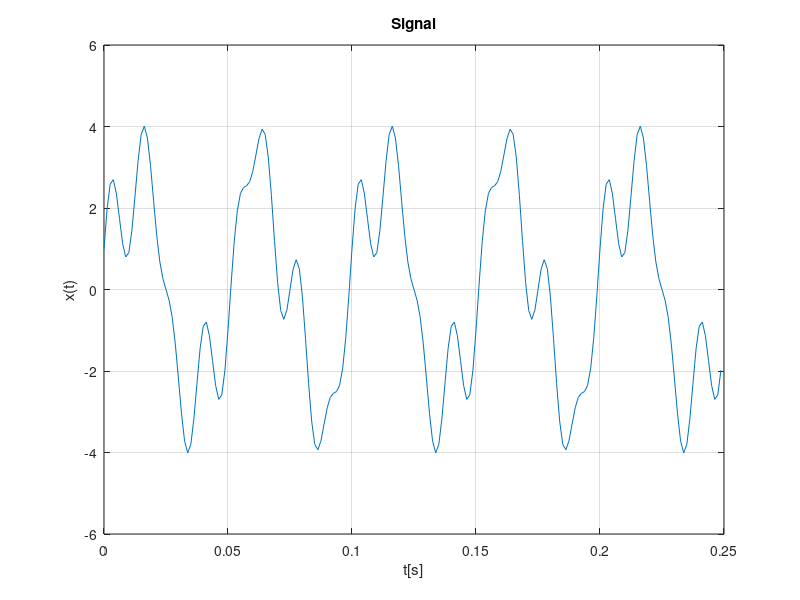

MATLAB code to generate this figure:
close all; clear all; clc;

data = load('signal.mat');
x = data.signal;
Fs = data.Fs;

Ts = 1/Fs;
t = 0:Ts:(length(x)-1)/Fs;

figure
  plot(t(1:200),x(1:200));
  xlabel('t[s]'); ylabel('x(t)'); title('Signal'); grid on;
  
ac = xcorr(x,x);
[~,locs] = findpeaks(ac, "DoubleSided");
mean(diff(locs)*Ts)